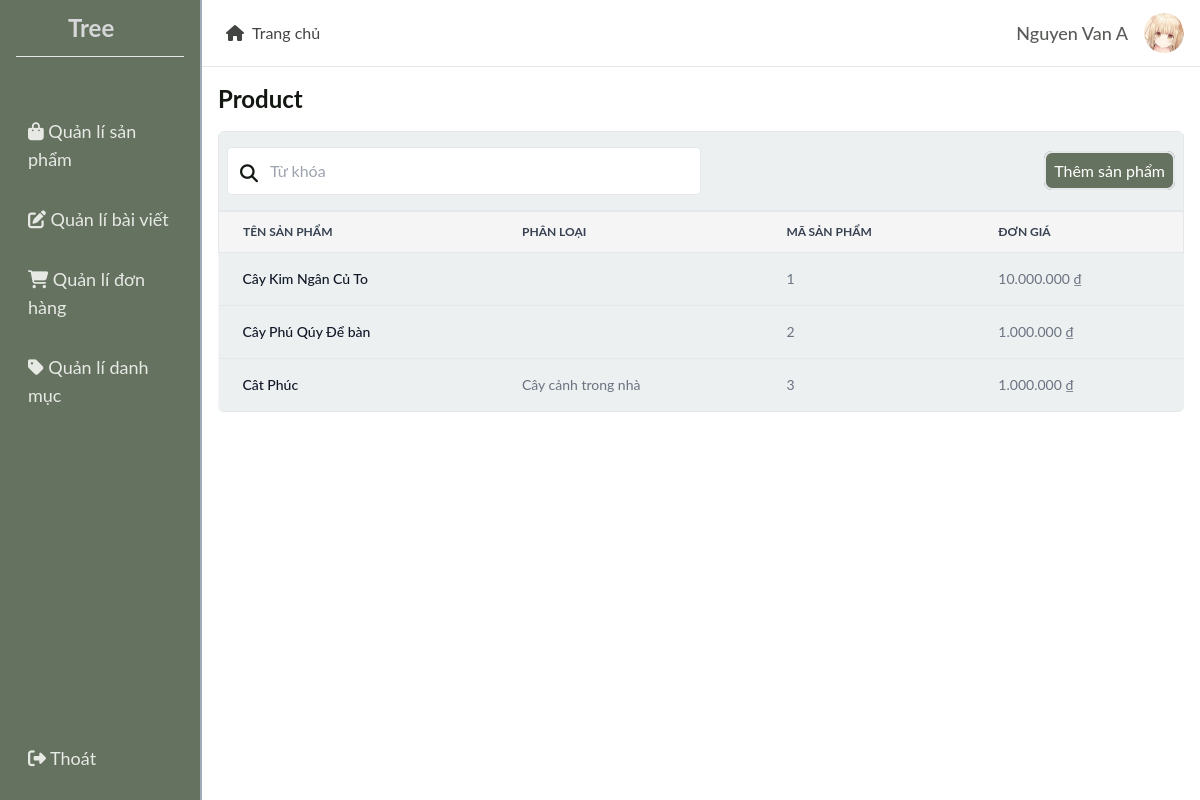
Page /product/list/ (signed in) on the earlier database version.
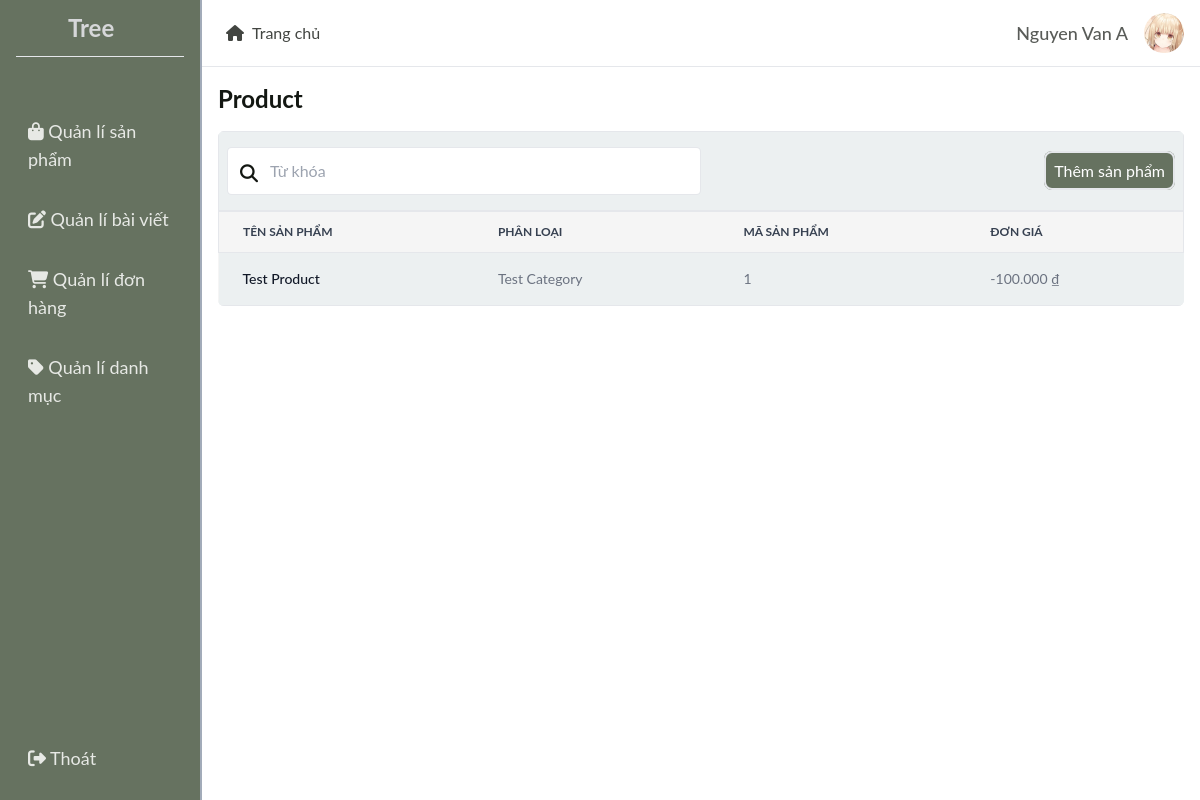
Same page on the later database version.
### core/models.py (models this page shows, shortened)
class BaseModel(models.Model):
    created_at = models.DateTimeField(auto_now_add=True)
    updated_at = models.DateTimeField(auto_now=True)
    class Meta:
        abstract = True

class Product(BaseModel):
    name = models.CharField(max_length=255, unique=True, blank=False)
    price = models.DecimalField(
        max_digits=10, decimal_places=0, validators=[MinValueValidator(0)]
    )
    summary = models.TextField(default="")
    description = models.TextField(default="")
    quantity = models.PositiveIntegerField(default=0)
    category = models.ForeignKey(Category, on_delete=models.CASCADE)
    thumbnail = ProcessedImageField(
        upload_to=hashed_filename,
        default="defaults/product.png",
        processors=[ResizeToFill(400, 400)],
        format="PNG",
        options={"quality": 60},
    )

class Category(BaseModel):
    label = models.CharField(max_length=255, unique=True, blank=False)
    image = ProcessedImageField(
        upload_to=hashed_filename,
        default="defaults/category.png",
        processors=[ResizeToFill(320, 320)],
        format="PNG",
        options={"quality": 60},
    )
    slug = models.SlugField(max_length=255, unique=True)
    def __str__(self):
        return self.label

### core/views.py (the view)
# urls.py: path("product/list/", ListProductView.as_view(), name="product_list"),
class ListProductView(AdminRequiredMixin, ListView):
    model = Product
    template_name = "core/products_list.html"
    context_object_name = "products"

### core/templatetags/concurency.py (called while the page is built)
@register.filter
def vnd_format(value):
    return humanize.intcomma(value, False).replace(",", ".") + " ₫"

### core/views.py (called while the page is built)
    def test_func(self):
        user = self.request.user
        admin_group = user.groups.filter(name="Admins").exists()
        return user.is_superuser or admin_group

### user/models.py (called while the page is built)
    def full_name(self):
        return f"{self.user.first_name} {self.user.last_name}"

### templates/core/products_list.html
{% extends "layout/admin.html" %}
{% load static %}
{% load humanize %}
{% load concurency %}
{% block content %}
<div class="w-full h-full">
    <h2 class="text-2xl font-bold mb-4">Product</h2>
    <div class="bg-[#ecf0f1] rounded-md overflow-hidden">
        <div id="product-controls" class="w-full h-20 px-2 flex items-center justify-between border">
            <div class="h-12 flex items-center justify-center w-1/2 border rounded">
                <i class="fas h-full rounded-l fa-search text-lg px-3 pt-4 bg-white"></i>
                <input placeholder="Từ khóa" type="text" class="h-full grow rounded-r outline-none">
            </div>
            <div>
                <a href="{% url 'core:product_add' %}" class="btn text-white bg-[#667260] hover:bg-[#373d32]">Thêm sản
                    phẩm</a>
            </div>
        </div>
        <div id="product-list" class="">
            <div class="relative overflow-x-auto bg-[#ecf0f1]">
                <table class="w-full text-sm text-left bg-[#f5f5f5] text-gray-500">
                    <thead class="text-xs text-gray-700 border uppercase">
                        <tr>
                            <th scope="col" class="px-6 py-3">
                                Tên sản phẩm
                            </th>
                            <th scope="col" class="px-6 py-3">
                                Phân loại
                            </th>
                            <th scope="col" class="px-6 py-3">
                                Mã sản phẩm
                            </th>
                            <th scope="col" class="px-6 py-3">
                                Đơn giá
                            </th>
                        </tr>
                    </thead>
                    <tbody class="bg-[#ecf0f1]">
                        {% for product in products %}
                        <tr class="border-b">
                            <th scope="row" class="px-6 py-4 font-medium text-gray-900 whitespace-nowrap">
                                {{ product.name }}
                            </th>
                            <td class=" px-6 py-4">
                                {{ product.category }}
                            </td>
                            <td class="px-6 py-4">
                                {{ product.id }}
                            </td>
                            <td class="px-6 py-4">
                                {{ product.price|vnd_format }}
                            </td>
                        </tr>
                        {% endfor %}
                    </tbody>
                </table>
            </div>
        </div>
    </div>
</div>
{% endblock content %}

Differences in the rows shown:
removed Product: name "Cây Phú Qúy Để bàn", id "2", price|vnd_format "1.000.000 ₫"
removed Product: name "Cât Phúc", category "Cây cảnh trong nhà", id "3", price|vnd_format "1.000.000 ₫"
changed Product id 1: name "Cây Kim Ngân Củ To" → "Test Product"; category (not shown) → "Test Category"; price|vnd_format "10.000.000 ₫" → "-100.000 ₫"
